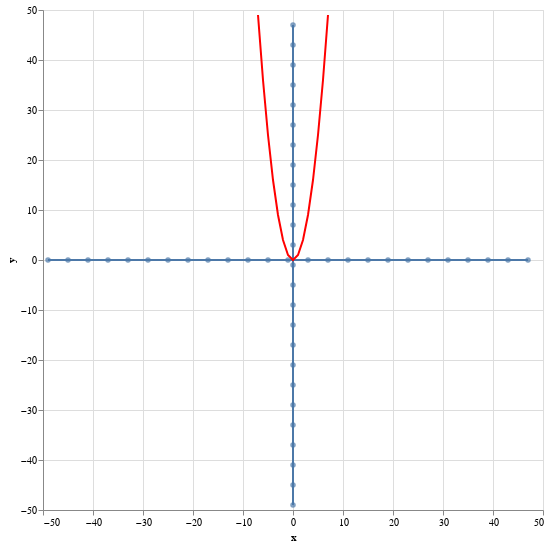

Notebook code cell kept with this figure:
### Code cell
df = get_xy_data(7, lambda x: x ** 2)
plot_line_coordinate_plane(df)

### Figure 1 — Vega-Lite specification as saved in the notebook (floating-point values rounded to 4 significant figures)
{"config": {"view": {"continuousWidth": 300, "continuousHeight": 300}}, "layer": [{"data": {"name": "data-bfd78dbddb1a587de84b7d1a679af9e0"}, "mark": {"type": "line"}, "encoding": {"x": {"field": "x", "type": "quantitative"}, "y": {"field": "y", "type": "quantitative"}}, "name": "view_42"}, {"data": {"name": "data-09553338e4d16cf7d38b851a008b00f5"}, "mark": {"type": "line"}, "encoding": {"x": {"field": "x", "type": "quantitative"}, "y": {"field": "y", "type": "quantitative"}}}, {"data": {"name": "data-bfd78dbddb1a587de84b7d1a679af9e0"}, "mark": {"type": "circle"}, "encoding": {"tooltip": [{"field": "x", "type": "quantitative"}], "x": {"field": "x", "type": "quantitative"}, "y": {"field": "y", "type": "quantitative"}}}, {"data": {"name": "data-09553338e4d16cf7d38b851a008b00f5"}, "mark": {"type": "circle"}, "encoding": {"tooltip": [{"field": "y", "type": "quantitative"}], "x": {"field": "x", "type": "quantitative"}, "y": {"field": "y", "type": "quantitative"}}}, {"data": {"name": "data-52f8fba70c108866c309eda6a9d2b4f8"}, "mark": {"type": "line", "color": "red"}, "encoding": {"tooltip": [{"field": "x", "type": "quantitative"}, {"field": "y", "type": "quantitative"}], "x": {"field": "x", "type": "quantitative"}, "y": {"field": "y", "type": "quantitative"}}}], "height": 500, "params": [{"name": "param_42", "select": {"type": "interval", "encodings": ["x", "y"]}, "bind": "scales", "views": ["view_42"]}], "width": 500, "$schema": "https://vega.github.io/schema/vega-lite/v5.20.1.json", "datasets": {"data-bfd78dbddb1a587de84b7d1a679af9e0": [{"x": -49, "y": 0}, {"x": -45, "y": 0}, {"x": -41, "y": 0}, {"x": -37, "y": 0}, {"x": -33, "y": 0}, {"x": -29, "y": 0}, {"x": -25, "y": 0}, {"x": -21, "y": 0}, {"x": -17, "y": 0}, {"x": -13, "y": 0}, {"x": -9, "y": 0}, {"x": -5, "y": 0}, {"x": -1, "y": 0}, {"x": 3, "y": 0}, {"x": 7, "y": 0}, {"x": 11, "y": 0}, {"x": 15, "y": 0}, {"x": 19, "y": 0}, {"x": 23, "y": 0}, {"x": 27, "y": 0}, {"x": 31, "y": 0}, {"x": 35, "y": 0}, {"x": 39, "y": 0}, {"x": 43, "y": 0}, {"x": 47, "y": 0}], "data-09553338e4d16cf7d38b851a008b00f5": [{"x": 0, "y": -49}, {"x": 0, "y": -45}, {"x": 0, "y": -41}, {"x": 0, "y": -37}, {"x": 0, "y": -33}, {"x": 0, "y": -29}, {"x": 0, "y": -25}, {"x": 0, "y": -21}, {"x": 0, "y": -17}, {"x": 0, "y": -13}, {"x": 0, "y": -9}, {"x": 0, "y": -5}, {"x": 0, "y": -1}, {"x": 0, "y": 3}, {"x": 0, "y": 7}, {"x": 0, "y": 11}, {"x": 0, "y": 15}, {"x": 0, "y": 19}, {"x": 0, "y": 23}, {"x": 0, "y": 27}, {"x": 0, "y": 31}, {"x": 0, "y": 35}, {"x": 0, "y": 39}, {"x": 0, "y": 43}, {"x": 0, "y": 47}], "data-52f8fba70c108866c309eda6a9d2b4f8": [{"x": -7, "y": 49}, {"x": -6, "y": 36}, {"x": -5, "y": 25}, {"x": -4, "y": 16}, {"x": -3, "y": 9}, {"x": -2, "y": 4}, {"x": -1, "y": 1}, {"x": 0, "y": 0}, {"x": 1, "y": 1}, {"x": 2, "y": 4}, {"x": 3, "y": 9}, {"x": 4, "y": 16}, {"x": 5, "y": 25}, {"x": 6, "y": 36}, {"x": 7, "y": 49}]}}
